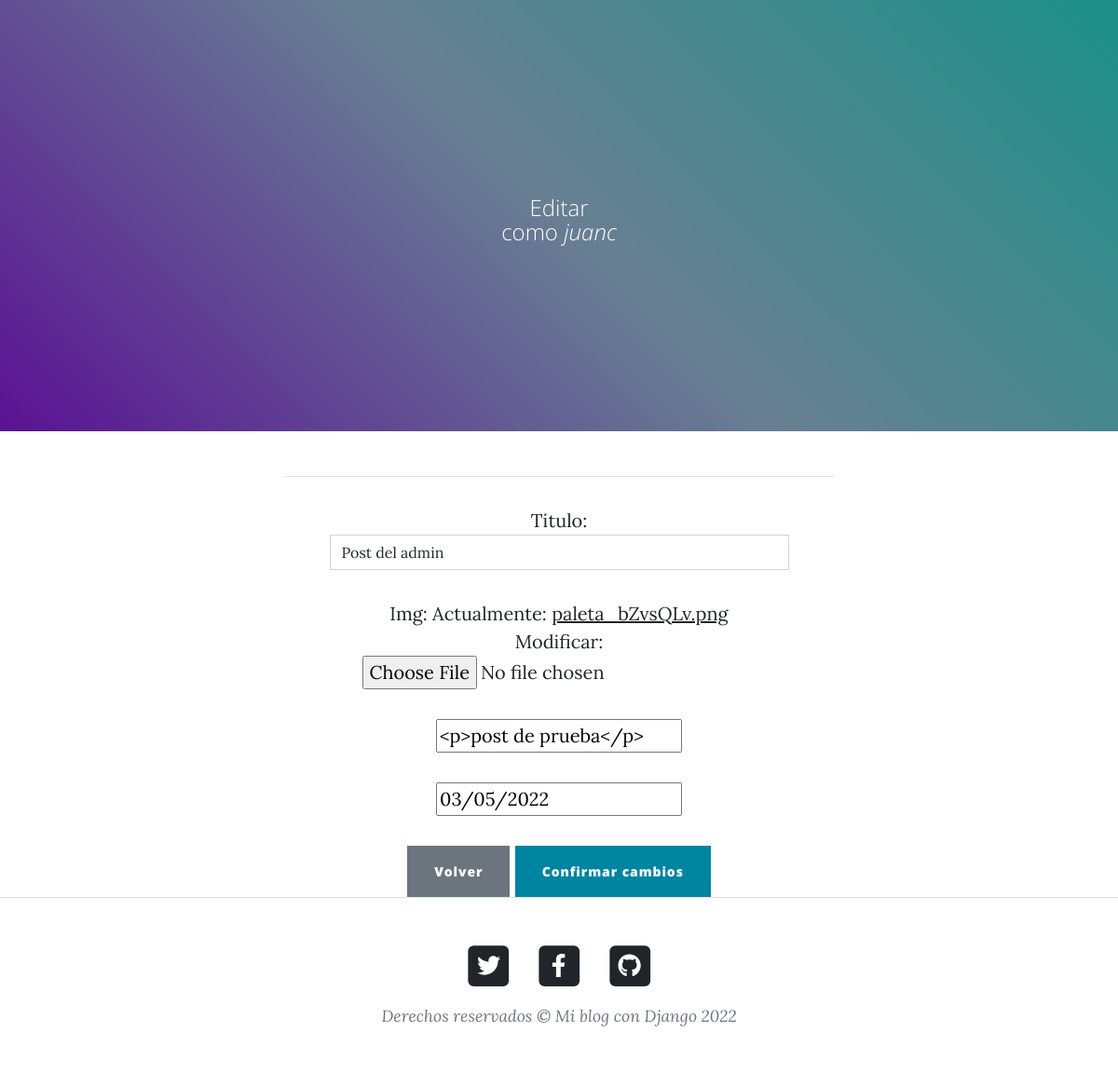
Screenshot of /pages/edit/12/ (signed in) with the database file from the repository.
### appblog/models.py (models this page shows, shortened)
class Posteos_nuevos(models.Model):
    id = models.AutoField(primary_key=True)
    titulo = models.CharField(max_length=60)
    img = models.ImageField(null=True)
    post = RichTextField(blank=True, null=True)
    fecha = models.DateTimeField(auto_now_add=True)
    autor = models.ForeignKey(User, on_delete=models.CASCADE, default=1)

### appblog/views.py (the view)
# urls.py: path('pages/edit/<int:id>/', Editar_post, name='editar_post'),
@login_required(login_url='login_form')
def Editar_post(request, id):
    if request.user.is_authenticated:
        avatar = Avatar.objects.filter(usuario = request.user)
        if len(avatar) > 0:
            imagen = avatar[0].img.url
        else:
            imagen = ''
    post_a_editar = Posteos_nuevos.objects.get(id=id)
    if request.method == 'POST':
        formulario_edicion = Nuevo_post(request.POST, request.FILES, instance=post_a_editar)
        if formulario_edicion.is_valid():
            data = formulario_edicion.cleaned_data
            post_a_editar.titulo = data['titulo']
            post_a_editar.post = data['post']
            post_a_editar.save()
            return render(request, 'appblog/post.html', {'post': post_a_editar, 'imagen': imagen})
    else:
        formulario = Nuevo_post(initial={'titulo': post_a_editar.titulo, 'post': post_a_editar.post, 'img': post_a_editar.img})
        return render(request, 'appblog/nuevo_post.html', {'posteo': formulario,'titulo': "Editar", 'cta': "Confirmar cambios", 'imagen': imagen})

### appblog/forms.py (shortened to what this page needs)
class Nuevo_post(forms.ModelForm):
    titulo = forms.CharField(max_length=60, widget=forms.TextInput(attrs={'class': 'form-control', 'placeholder': 'Título'}))
    img = models.ImageField(upload_to='img/')
    post = forms.CharField(widget=CKEditorWidget(), label='')
    fecha = forms.DateField(initial=datetime.datetime.today(), label='')
    autor = models.ForeignKey(User, on_delete=models.CASCADE)
    class Meta:
        model = Posteos_nuevos
        fields = ['titulo', 'img', 'post']
        labels = {
            'post': '',
        }

### appblog/templates/appblog/nuevo_post.html (shortened to what this page needs)
<!DOCTYPE html>
<html lang="en">
    <head>
        {% load static %}
        <link href="{% static 'appblog/css/styles.css' %}" rel="stylesheet" />
    </head>
    <body>
        <header class="masthead " style="background: rgb(149,0,255);
        background: linear-gradient(45deg, rgba(149,0,255,1) 0%, rgba(178,220,255,1) 50%, rgba(26,255,233,1) 100%);">
          <div class="container position-relative px-4 px-lg-5">
              <div class="row gx-4 gx-lg-5 justify-content-center">
                  <div class="col-md-10 col-lg-8 col-xl-7">
                      <div class="site-heading">
                          <span class="subheading">{{titulo}} </br> como <i> {{user.username}} </i> </span>
                      </div>
                  </div>
              </div>
          </div>
        </header>
        <div class="container px-4 px-lg-5">
            <div class="row gx-4 gx-lg-5 justify-content-center">
                <div class="col-md-10 col-lg-8 col-xl-7">
                  <div class="container text-center border-top ">
                    <form enctype="multipart/form-data" method="POST">
                      {{ posteo.as_p }}
                      <a class="btn btn-secondary" href="{% url 'inicio' %}">Volver</a>
                      <input class="btn btn-primary" type="submit" value="{{cta}}" />
                  </form>
                  </div>
                </div>
            </div>
        </div>
        {% include 'appblog/components/footer.html' %}
    </body>
</html>

### rows the page displays
Posteos_nuevos: titulo "Post del admin", post "<p>post de prueba</p>", fecha "03/05/2022"

### other values shown
{{ titulo }} "Editar"
{{ user.username }} "juanc"
